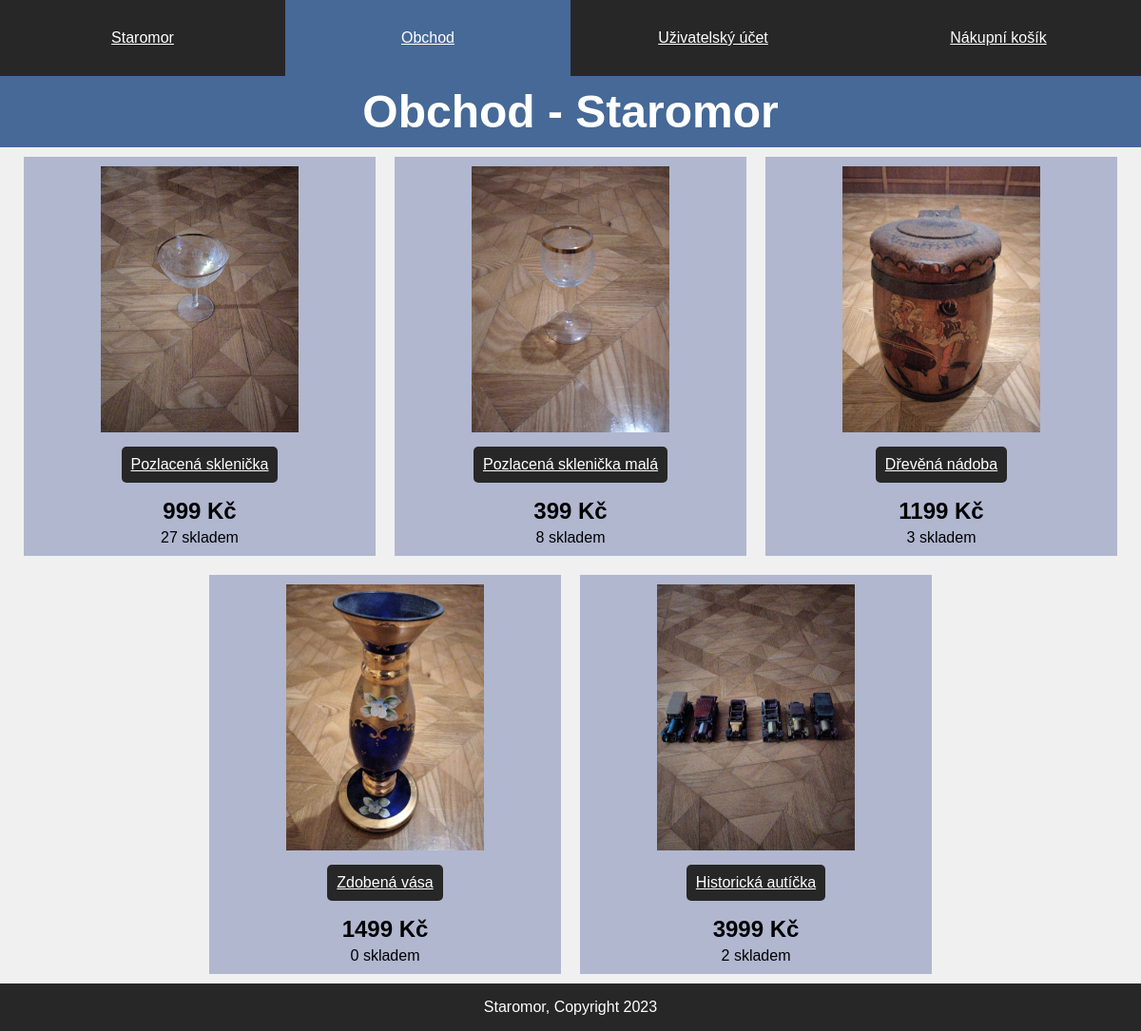
Screenshot of /store/allproducts.php with the database file from the repository.
### tables this page shows
CREATE TABLE `products` (
  `product_id` int(11) NOT NULL,
  `name` text NOT NULL,
  `internal_name` text NOT NULL,
  `description` text NOT NULL,
  `description_long` text NOT NULL,
  `img` text DEFAULT NULL,
  `stock` int(11) NOT NULL,
  `status` text NOT NULL,
  `price` double NOT NULL,
  `category_id` int(11) NOT NULL
);

### assets/php/database.php (called while the page is built, shortened)
<?php
class Database {
    protected $pdo;
    public function __construct() {
        $this->pdo = new PDO(
            'mysql:host=' . DB_HOST . ';dbname=' . DB_DATABASE . ';charset=utf8mb4',
            DB_USERNAME,
            DB_PASSWORD
        );
        $this->pdo->setAttribute(
            PDO::ATTR_ERRMODE, PDO::ERRMODE_EXCEPTION
        );
        $this->pdo->setAttribute(
            PDO::ATTR_DEFAULT_FETCH_MODE, PDO::FETCH_ASSOC
        );
    }
    public function queryGet($query,$params) {
        $statement = $this->pdo->prepare($query);
        $statement->execute($params);
        return $statement->fetchAll();
    }
}
?>

### assets/php/products.php (called while the page is built, shortened)
<?php
class Products{
    public function showProducts()
    {
        $database = new Database();
        $query = "SELECT * FROM products WHERE status='in stock' OR status ='out of stock'";
        $products = $database->queryGet($query,array());
        return $products;
    }
}
?>

### store/allproducts.php (the view, shortened to what this page needs)
<!DOCTYPE html>
<?php
$productsClass = new Products();
$products = $productsClass->showProducts();
?>
<html lang="cs">
<head>
    <link rel="stylesheet" type="text/css" media="screen" href="../assets/css/style.css">
    <link rel="stylesheet" media="print" href="../assets/css/print.css">
</head>
<body>
    <div class="wrapper">
        <header>
        <nav class="nav-list">
                <a class="nav-item" href="../">
                    <p>Staromor</p>
                </a>
                <a class="nav-item-current" href="../store">
                    <p>Obchod</p>
                </a>
                <a class="nav-item" href="../account">
                    <p>Uživatelský účet</p>
                </a>
                <a class="nav-item" href="../cart">
                    <p>Nákupní košík</p>
                </a>
            </nav>
        </header>
        <main>
            <h1>Obchod - Staromor</h1>
            <nav class="store-page">
                <?php
                foreach($products as $product){
                    $id = $product['product_id'];
                    $name = $product['name'];
                    $desc = $product['description'];
                    $img = $product['img'];
                    $price = $product['price'];
                    $stock = $product['stock'];
                    ?>
                <div class="store-box">
                    <div class="store-image">
                        <img src="../<?php echo $img; ?>" alt="<?php echo $desc; ?>">
                    </div>
                    <a class="link-button" href="producta.php?id=<?php echo $id; ?>"><?php echo $name; ?></a>
                    <p class="price"><?php echo $price; ?> Kč</p>
                    <p><?php echo $stock; ?> skladem</p>
                </div>
                <?php
                }
                ?>
            </nav>
        </main>
        <footer>
            <p>Staromor, Copyright 2023</p>
        </footer>
    </div>
</body>
</html>

### assets/css/style.css (style rules this page uses)
body { font-family: Arial, Helvetica, sans-serif; margin: 0; padding: 0; font-size: 100%; color: black; background-color: darkred; }
.wrapper { box-sizing: border-box; margin: auto; max-width: 1280px; min-height: 100vh; display: flex; flex-flow: column nowrap; justify-content: space-between; align-content: center; }
header { background-color: rgb(39, 39, 39); }
main { flex-grow: 1; background-color: rgb(240, 240, 240); }
footer { height: 50px; background-color: rgb(39, 39, 39); color: white; text-align: center; }
.nav-list { flex: 1; display: flex; flex-flow: row wrap; justify-content: space-around; }
.nav-item, .nav-item-current { flex:1; height: 50px; padding: 15px; background-color: rgb(39, 39, 39); color: white; border-width: 1px; border-color: white; text-align: center; transition: ease .5s; }
.nav-item-current { background-color: rgb(70, 105, 151); color: white; }
a.nav-item, a.link-button, button.link-button { color: white; background-color: rgb(39, 39, 39); transition: ease .5s; }
h1 { text-align: center; padding: 10px 10px; margin: 0; font-size: 300%; color: white; background-color: rgb(70, 105, 151); }
img { display: block; max-width: 100%; height: auto; }
a.link-button { display: block; padding: 10px; margin: 10px; border-radius: 5px; width: fit-content; height: fit-content; }
.price { font-weight: bold; font-size: 150%; }
.store-page { display: flex; flex-flow: row wrap; justify-content: center; }
.store-box { display: flex; flex-flow: column nowrap; background-color: rgb(176, 183, 207); width: 350px; height: 400px; margin: 10px; padding: 10px; justify-content: space-between; align-content: center; }
.store-box > * { text-align: center; align-self: center; margin: 0; }
.store-image { height: 70%; }
.store-image > * { max-height: 100%; width: auto; }

### assets/css/print.css (style rules this page uses)
img { display:none; }
nav.nav-list > * { display: none; }
a { text-decoration: underline !important; }
.price { font-weight: bold; }
footer { text-align: center; }

### rows the page displays
products: img (picture), name "Pozlacená sklenička", price "999", stock "27"
products: img (picture), name "Pozlacená sklenička malá", price "399", stock "8"
products: img (picture), name "Dřevěná nádoba", price "1199", stock "3"
products: img (picture), name "Zdobená vása", price "1499", stock "0"
products: img (picture), name "Historická autíčka", price "3999", stock "2"
